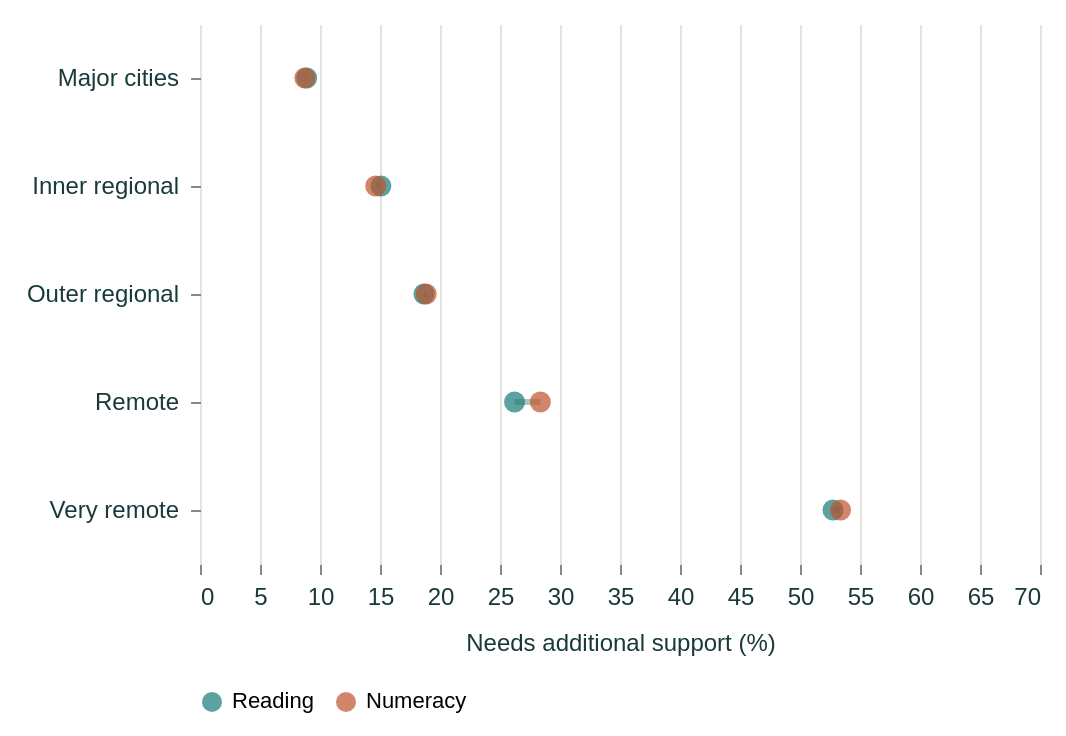

Write a Vega-Lite specification for this figure.
### Vega-Lite specification from a JSON file in a GitHub repository (floating-point values rounded to 4 significant figures)
{"$schema": "https://vega.github.io/schema/vega-lite/v5.json", "background": "transparent", "padding": 12, "config": {"font": "Arial", "view": {"stroke": null}, "axis": {"labelFontSize": 12, "titleFontSize": 12, "titleFontWeight": "normal", "labelColor": "#193a3a", "titleColor": "#193a3a", "domain": false, "gridColor": "#e1e5dd", "labelPadding": 6, "titlePadding": 12}, "legend": {"orient": "bottom", "titleLimit": 300, "labelLimit": 220, "labelFontSize": 11, "titleFontSize": 11, "titleFontWeight": "normal"}, "title": {"anchor": "start", "fontSize": 14, "color": "#193a3a"}}, "width": 420, "height": 270, "data": {"values": [{"domain": "Reading", "subgroup": "Major cities", "support": 8.893}, {"domain": "Reading", "subgroup": "Inner regional", "support": 15.07}, {"domain": "Reading", "subgroup": "Outer regional", "support": 18.66}, {"domain": "Reading", "subgroup": "Remote", "support": 26.21}, {"domain": "Reading", "subgroup": "Very remote", "support": 52.75}, {"domain": "Numeracy", "subgroup": "Major cities", "support": 8.736}, {"domain": "Numeracy", "subgroup": "Inner regional", "support": 14.64}, {"domain": "Numeracy", "subgroup": "Outer regional", "support": 18.85}, {"domain": "Numeracy", "subgroup": "Remote", "support": 28.36}, {"domain": "Numeracy", "subgroup": "Very remote", "support": 53.38}]}, "encoding": {"y": {"field": "subgroup", "type": "ordinal", "title": null, "sort": ["Major cities", "Inner regional", "Outer regional", "Remote", "Very remote"]}}, "layer": [{"transform": [{"aggregate": [{"op": "min", "field": "support", "as": "lo"}, {"op": "max", "field": "support", "as": "hi"}], "groupby": ["subgroup"]}], "mark": {"type": "rule", "stroke": "#b2c3ba", "strokeWidth": 3}, "encoding": {"x": {"field": "lo", "type": "quantitative", "title": "Needs additional support (%)", "scale": {"domain": [0, 70]}}, "x2": {"field": "hi"}}}, {"mark": {"type": "point", "filled": true, "size": 110}, "encoding": {"x": {"field": "support", "type": "quantitative", "title": "Needs additional support (%)", "scale": {"domain": [0, 70]}}, "color": {"field": "domain", "type": "nominal", "scale": {"domain": ["Reading", "Numeracy"], "range": ["#177b79", "#bd532c"]}, "legend": {"title": null}}, "tooltip": [{"field": "subgroup", "title": "Remoteness"}, {"field": "domain", "title": "Subject"}, {"field": "support", "title": "Needs additional support (%)", "format": ".1f"}]}}]}
